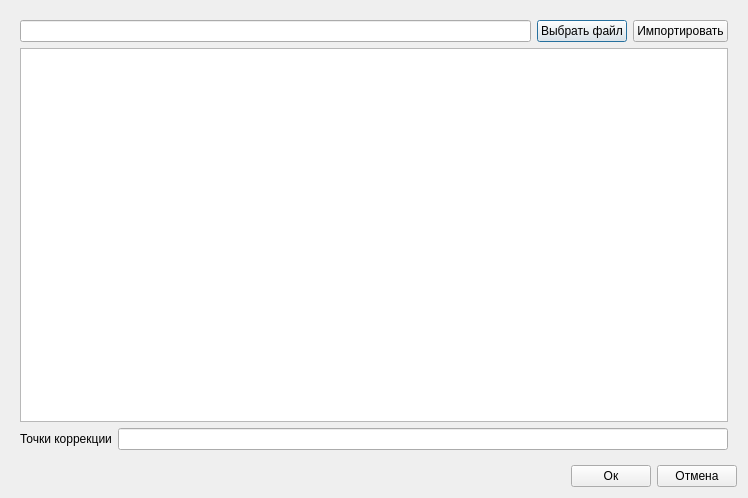
<?xml version="1.0" encoding="UTF-8"?>
<ui version="4.0">
 <class>Dialog</class>
 <widget class="QDialog" name="Dialog">
  <property name="geometry">
   <rect>
    <x>0</x>
    <y>0</y>
    <width>748</width>
    <height>498</height>
   </rect>
  </property>
  <property name="windowTitle">
   <string>Dialog</string>
  </property>
  <layout class="QGridLayout" name="gridLayout">
   <item row="0" column="0">
    <widget class="QWidget" name="centralWidget" native="true">
     <layout class="QVBoxLayout" name="verticalLayout">
      <item>
       <layout class="QHBoxLayout" name="horizontalLayout">
        <item>
         <widget class="QLineEdit" name="filepath_edit">
          <property name="text">
           <string/>
          </property>
         </widget>
        </item>
        <item>
         <widget class="QPushButton" name="choose_file_button">
          <property name="text">
           <string>Выбрать файл</string>
          </property>
         </widget>
        </item>
        <item>
         <widget class="QPushButton" name="import_button">
          <property name="text">
           <string>Импортировать</string>
          </property>
         </widget>
        </item>
       </layout>
      </item>
      <item>
       <widget class="QTableView" name="points_table">
        <property name="sizeAdjustPolicy">
         <enum>QAbstractScrollArea::AdjustIgnored</enum>
        </property>
        <property name="editTriggers">
         <set>QAbstractItemView::NoEditTriggers</set>
        </property>
        <property name="selectionMode">
         <enum>QAbstractItemView::NoSelection</enum>
        </property>
        <property name="selectionBehavior">
         <enum>QAbstractItemView::SelectItems</enum>
        </property>
        <attribute name="horizontalHeaderCascadingSectionResizes">
         <bool>false</bool>
        </attribute>
        <attribute name="horizontalHeaderDefaultSectionSize">
         <number>100</number>
        </attribute>
        <attribute name="horizontalHeaderStretchLastSection">
         <bool>false</bool>
        </attribute>
        <attribute name="verticalHeaderCascadingSectionResizes">
         <bool>false</bool>
        </attribute>
        <attribute name="verticalHeaderStretchLastSection">
         <bool>false</bool>
        </attribute>
       </widget>
      </item>
      <item>
       <layout class="QHBoxLayout" name="horizontalLayout_2">
        <item>
         <widget class="QLabel" name="label">
          <property name="text">
           <string>Точки коррекции</string>
          </property>
         </widget>
        </item>
        <item>
         <widget class="QLineEdit" name="correct_points_edit"/>
        </item>
       </layout>
      </item>
     </layout>
    </widget>
   </item>
   <item row="1" column="0">
    <layout class="QHBoxLayout" name="horizontalLayout_3">
     <item>
      <spacer name="horizontalSpacer">
       <property name="orientation">
        <enum>Qt::Horizontal</enum>
       </property>
       <property name="sizeHint" stdset="0">
        <size>
         <width>40</width>
         <height>20</height>
        </size>
       </property>
      </spacer>
     </item>
     <item>
      <widget class="QPushButton" name="accept_points_button">
       <property name="text">
        <string>Ок</string>
       </property>
      </widget>
     </item>
     <item>
      <widget class="QPushButton" name="cancel_button">
       <property name="text">
        <string>Отмена</string>
       </property>
      </widget>
     </item>
    </layout>
   </item>
  </layout>
 </widget>
 <resources/>
 <connections/>
</ui>
